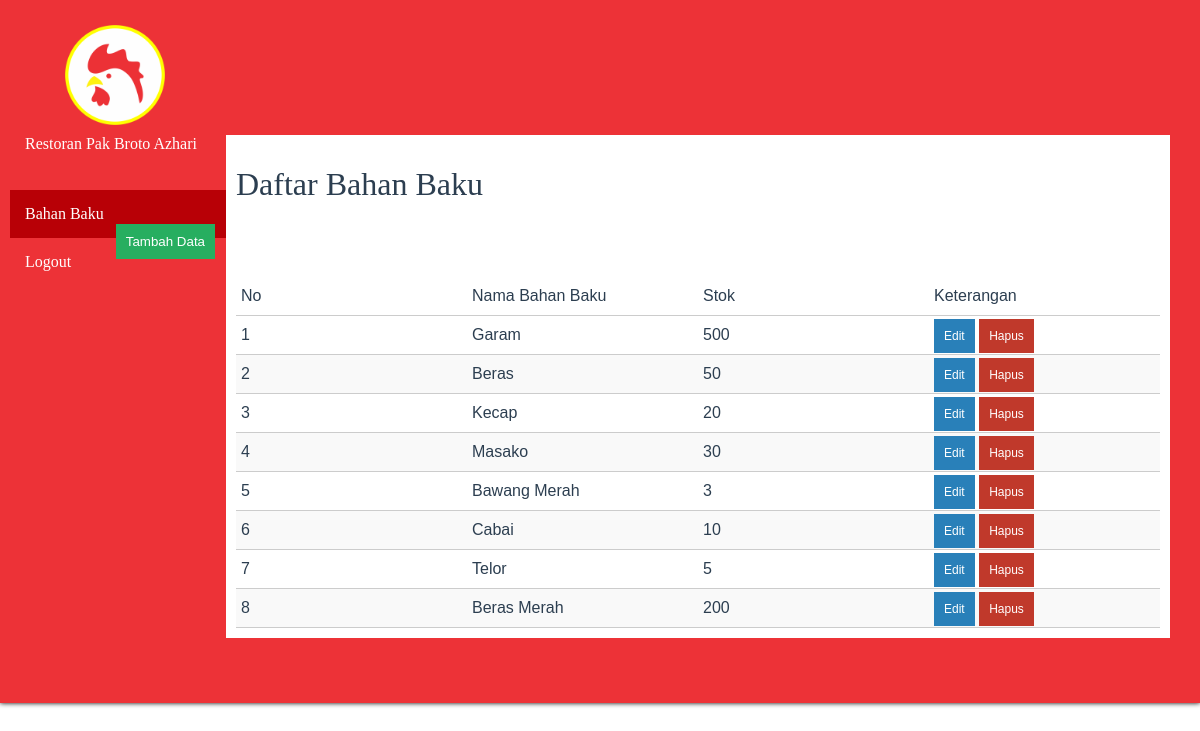
Screenshot of /modul_bahanbaku/list-bahanbaku.php with the database file from the repository.
### tables this page shows
CREATE TABLE IF NOT EXISTS `bahan_baku` (
  `id_bahanbaku` int(11) NOT NULL AUTO_INCREMENT,
  `nama_bahanbaku` varchar(50) NOT NULL,
  `stok` int(11) NOT NULL,
  `id` int(11) NOT NULL,
  PRIMARY KEY (`id_bahanbaku`),
  KEY `id` (`id`)
);

### modul_bahanbaku/proses-list-bahanbaku.php (called while the page is built)
<?php
include '../connection.php';
$query = "SELECT * FROM bahan_baku";
$hasil = mysqli_query($db, $query);
$data_bahanbaku = array();
while ($row = mysqli_fetch_assoc($hasil)) {
    $data_bahanbaku[] = $row;
}
?>

### modul_bahanbaku/list-bahanbaku.php (the view, shortened to what this page needs)
<?php
include '../function.php';
include 'proses-list-bahanbaku.php';
?>
<!DOCTYPE html>
<html lang="en">
<head>
    <link rel="stylesheet" href="../css/style.css">
</head>
<body>
    <div class="container clearfix">
        <div class="logo"><img src="../img/LOGO.png" ></div>
        <h4>Restoran Pak Broto Azhari</h4>
        <?php
          activebahan();
        ?>
        <div class="content">
            <h1>Daftar Bahan Baku</h1>
            <div class="btn-tambah-div">
                <a href="tambah-bahanbaku.php"><button class="btn btn-tambah" style="right: 925px;">Tambah Data</button></a>
            </div>
            <br>
            <?php if (empty($data_bahanbaku)) : ?>
            Tidak ada data.
            <br>
            <?php else : ?>
            <table class="data">
                <tr>
                    <th style="text-align: left; width: 20%;">No</th>
                    <th style="text-align: left; width: 20%;">Nama Bahan Baku</th>
                    <th style="text-align: left; width: 20%;">Stok</th>
                    <th style="text-align: left; width: 20%;">Keterangan</th>
                </tr>
                <?php $no=1; ?>
                <?php foreach ($data_bahanbaku as $bahanbaku) : ?>
                <tr>
                    <td><?php echo $no++; ?></td>
                    <td><?php echo $bahanbaku['nama_bahanbaku'] ?></td>
                    <td><?php echo $bahanbaku['stok'] ?></td>
                    <td>
                        <a href="edit-bahanbaku.php?id_bahanbaku=<?php echo $bahanbaku['id_bahanbaku']; ?>" class="btn btn-edit">Edit</a>
                        <a href="delete-bahanbaku.php?id_bahanbaku=<?php echo $bahanbaku['id_bahanbaku']; ?>" class="btn btn-hapus" onclick="return confirm('anda yakin akan menghapus data?');">Hapus</a>
                    </td>
                </tr>
                <?php  endforeach ?>
            </table>
            <?php endif ?>
        </div>
    </div>
</body>
</html>

### function.php (shortened to what this page needs)
<?php
function activebahan(){
    echo '<div class="sidebar">
    <ul>
        <li><a class="active" href="../modul_bahanbaku/list-bahanbaku.php">Bahan Baku</a></li>
        <li><a href="../logout.php" onclick="return confirm("anda yakin akan keluar?")">Logout</a></li>
    </ul>
</div>
';
}
?>

### css/style.css (style rules this page uses)
* { font-family: sans-serif; font-weight: 100; }
.container { max-width: 100%; margin: 0 auto; background: #ED3237; border-radius: 0px; padding: 10px; box-shadow: 0px 0px 5px black; color: #FFF; }
.container h4 { position: relative; font-family: Comic Sans MS; left:15px; top: -15px; }
.sidebar { width: 20%; float: left; }
.sidebar ul { list-style: none; padding-left: 0; margin: 0; }
.sidebar li a { font-family: Verdana; display: inline-block; width: 100%; padding: 15px; box-sizing: border-box; }
.sidebar li a.active { background-color: #B80006; color: #FFF; }
a { text-decoration: none; color: #FFF; }
.content { position: relative; top: -55px; width: 80%; min-height: 500px; right: 20px; float: right; padding: 10px; box-sizing: border-box; background: #FFF; border-radius: 0px; color: #2c3e50; }
.content h1 { font-family: Verdana; }
.clearfix:after { content: "."; visibility: hidden; display: block; height: 0; clear: both; }
body { margin: 0; background : #FFF; }
table.data { width: 100%; border-collapse: collapse; }
table.data th { padding: 10px 5px; }
table.data td { padding: 10px 5px; border: 1px solid #ccc; border-left: none; border-right: none; }
table.data tr:not(:first-child):nth-of-type(odd) { background-color: #f9f9f9; }
.btn { position: relative; width: auto; color: #fff; border: none; cursor: pointer; padding: 10px; }
table .btn { font-size: 12px; }
.btn-tambah { background-color: #27ae60; }
.btn-tambah-div { text-align: right; margin-right: 20px; }
.btn-edit { background-color: #2980b9; }
.btn-hapus { background-color: #c0392b; }
.logo img { width:100px; height:100px; position: relative; left: 55px; padding-top: 15px; }

### rows the page displays
bahan_baku: nama_bahanbaku "Garam", stok "500"
bahan_baku: nama_bahanbaku "Beras", stok "50"
bahan_baku: nama_bahanbaku "Kecap", stok "20"
bahan_baku: nama_bahanbaku "Masako", stok "30"
bahan_baku: nama_bahanbaku "Bawang Merah", stok "3"
bahan_baku: nama_bahanbaku "Cabai", stok "10"
bahan_baku: nama_bahanbaku "Telor", stok "5"
bahan_baku: nama_bahanbaku "Beras Merah", stok "200"
